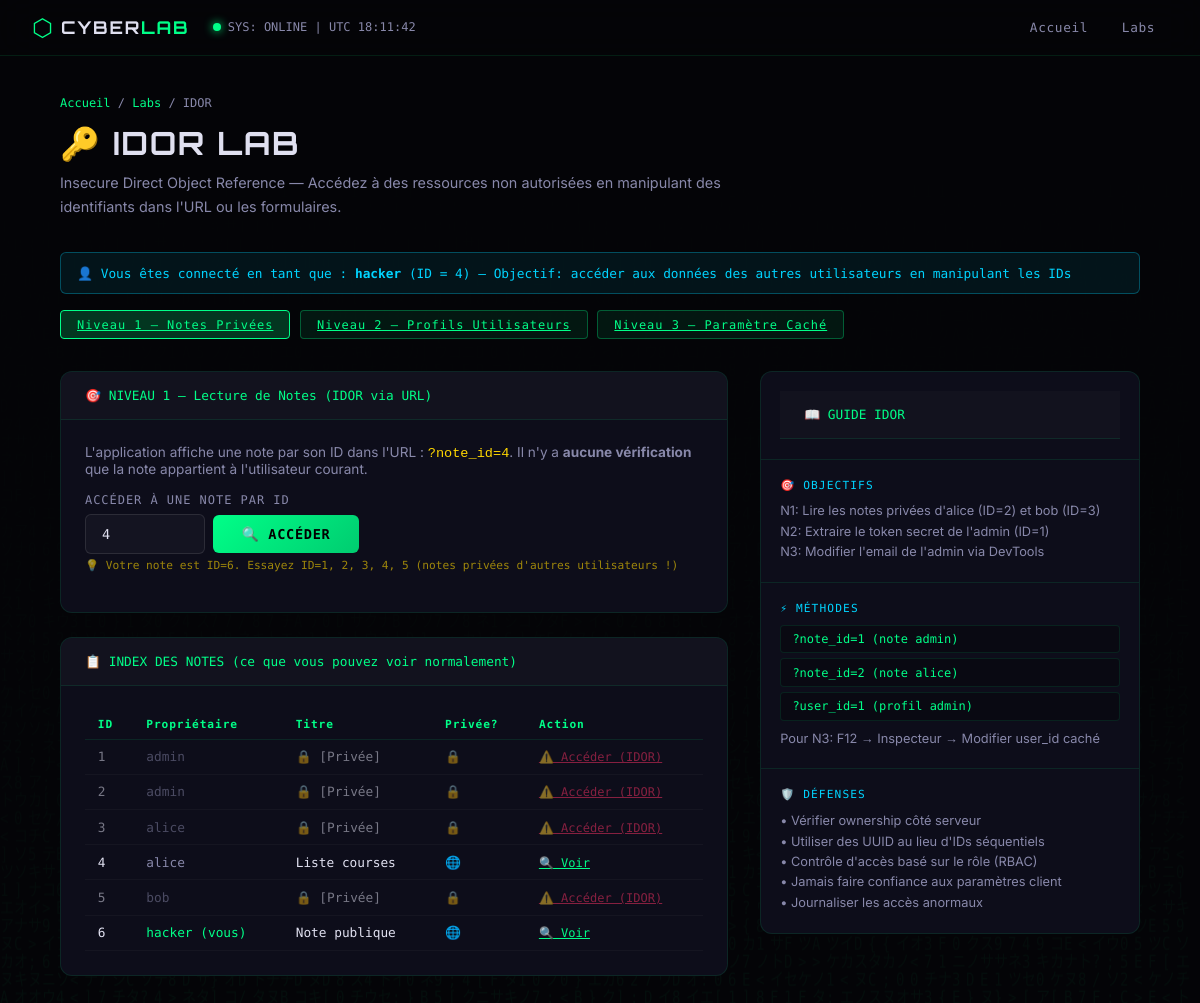
Screenshot of /labs/idor/index.php with the database file from the repository.
### tables this page shows
CREATE TABLE IF NOT EXISTS notes (
    id INT AUTO_INCREMENT PRIMARY KEY,
    user_id INT,
    title VARCHAR(200),
    content TEXT,
    is_private TINYINT(1) DEFAULT 1,
    created_at TIMESTAMP DEFAULT CURRENT_TIMESTAMP
);

CREATE TABLE IF NOT EXISTS users (
    id INT AUTO_INCREMENT PRIMARY KEY,
    username VARCHAR(50) NOT NULL,
    password VARCHAR(255) NOT NULL,
    email VARCHAR(100),
    role VARCHAR(20) DEFAULT 'user',
    secret_token VARCHAR(100),
    created_at TIMESTAMP DEFAULT CURRENT_TIMESTAMP
);

### labs/idor/index.php (the view, shortened to what this page needs)
<?php
$level = $_GET['level'] ?? '1';
$current_user_id = 4;
$db2 = getVulnDB();
$all_notes = $db2->query("SELECT n.id, n.user_id, n.title, n.is_private, u.username FROM notes n JOIN users u ON n.user_id = u.id ORDER BY n.id");
?>
<!DOCTYPE html>
<html lang="fr">
<head>
    <link rel="stylesheet" href="/KaliTest/assets/css/style.css">
</head>
<body>
    <nav class="navbar">
        <div class="nav-brand">
            <div class="brand-icon">⬡</div>
            <span class="brand-name">CYBER<span class="accent">LAB</span></span>
        </div>
        <div class="nav-status" style="margin-right:auto">
            <div class="status-dot"></div>
            <span class="status-text" id="nav-time"></span>
        </div>
        <div class="nav-links">
            <a href="/KaliTest/" class="nav-link">Accueil</a>
            <a href="/KaliTest/labs/" class="nav-link">Labs</a>
        </div>
    </nav>
    <div class="page-wrapper">
        <div class="page-header">
            <p class="page-breadcrumb"><a href="/KaliTest/">Accueil</a> / <a href="/KaliTest/labs/">Labs</a> / IDOR</p>
            <h1 class="page-title">🔑 IDOR LAB</h1>
            <p class="page-desc">Insecure Direct Object Reference — Accédez à des ressources non autorisées en manipulant des identifiants dans l'URL ou les formulaires.</p>
        </div>
        <div style="margin-bottom:1rem" class="alert alert-info">
            👤 Vous êtes connecté en tant que : <strong>hacker</strong> (ID = <?= $current_user_id ?>) —
            Objectif: accéder aux données des autres utilisateurs en manipulant les IDs
        </div>
        <div style="display:flex; gap:.6rem; margin-bottom:2rem; flex-wrap:wrap">
            <a href="?level=1" class="lab-btn" style="<?= $level=='1'?'background:rgba(0,255,136,.2); border-color:var(--neon-green)':'' ?>">Niveau 1 — Notes Privées</a>
            <a href="?level=2" class="lab-btn" style="<?= $level=='2'?'background:rgba(0,255,136,.2); border-color:var(--neon-green)':'' ?>">Niveau 2 — Profils Utilisateurs</a>
            <a href="?level=3" class="lab-btn" style="<?= $level=='3'?'background:rgba(0,255,136,.2); border-color:var(--neon-green)':'' ?>">Niveau 3 — Paramètre Caché</a>
        </div>
        <div class="lab-content">
            <div>
                <?php if ($level == '1'): ?>
                <div class="lab-panel" style="margin-bottom:1.5rem">
                    <div class="panel-header">🎯 NIVEAU 1 — Lecture de Notes (IDOR via URL)</div>
                    <div class="panel-body">
                        <p style="font-size:.85rem; color:var(--text-secondary); margin-bottom:1rem">
                            L'application affiche une note par son ID dans l'URL : <code style="color:var(--neon-yellow)">?note_id=4</code>.
                            Il n'y a <strong>aucune vérification</strong> que la note appartient à l'utilisateur courant.
                        </p>
                        <div style="margin-bottom:1rem">
                            <label class="form-label">ACCÉDER À UNE NOTE PAR ID</label>
                            <div style="display:flex; gap:.5rem; align-items:center">
                                <input type="number" id="note-id-input" class="form-input" value="4" min="1" max="6" style="max-width:120px">
                                <button class="btn-submit" onclick="window.location='?level=1&note_id='+document.getElementById('note-id-input').value">
                                    🔍 ACCÉDER
                                </button>
                            </div>
                            <p class="form-hint">💡 Votre note est ID=6. Essayez ID=1, 2, 3, 4, 5 (notes privées d'autres utilisateurs !)</p>
                        </div>
                    </div>
                </div>
                <div class="lab-panel">
                    <div class="panel-header">📋 INDEX DES NOTES (ce que vous pouvez voir normalement)</div>
                    <div class="panel-body">
                        <table class="data-table">
                            <tr><th>ID</th><th>Propriétaire</th><th>Titre</th><th>Privée?</th><th>Action</th></tr>
                            <?php
                            $all_notes->data_seek(0);
                            while ($note = $all_notes->fetch_assoc()):
                                $is_mine = $note['user_id'] == $current_user_id;
                                $is_private = $note['is_private'];
                            ?>
                            <tr style="<?= ($is_private && !$is_mine) ? 'opacity:.5' : '' ?>">
                                <td><?= $note['id'] ?></td>
                                <td style="color:<?= $is_mine ? 'var(--neon-green)' : 'var(--text-secondary)' ?>"><?= htmlspecialchars($note['username']) ?> <?= $is_mine ? '(vous)' : '' ?></td>
                                <td><?= $is_private && !$is_mine ? '🔒 [Privée]' : htmlspecialchars($note['title']) ?></td>
                                <td><?= $is_private ? '🔒' : '🌐' ?></td>
                                <td>
                                    <a href="?level=1&note_id=<?= $note['id'] ?>"
                                       style="font-family:var(--font-mono); font-size:.75rem; color:<?= $is_private && !$is_mine ? 'var(--neon-red)' : 'var(--neon-green)' ?>">
                                        <?= $is_private && !$is_mine ? '⚠️ Accéder (IDOR)' : '🔍 Voir' ?>
                                    </a>
                                </td>
                            </tr>
                            <?php endwhile; ?>
                        </table>
                    </div>
                </div>
                <?php endif; ?>
            </div>
            <div class="hint-panel">
                <div class="hint-section">
                    <div class="panel-header">📖 GUIDE IDOR</div>
                </div>
                <div class="hint-section">
                    <p class="hint-title">🎯 OBJECTIFS</p>
                    <p class="hint-text">
                        N1: Lire les notes privées d'alice (ID=2) et bob (ID=3)<br>
                        N2: Extraire le token secret de l'admin (ID=1)<br>
                        N3: Modifier l'email de l'admin via DevTools
                    </p>
                </div>
                <div class="hint-section">
                    <p class="hint-title">⚡ MÉTHODES</p>
                    <code class="hint-code">?note_id=1 (note admin)</code>
                    <code class="hint-code">?note_id=2 (note alice)</code>
                    <code class="hint-code">?user_id=1 (profil admin)</code>
                    <p class="hint-text" style="margin-top:.5rem">Pour N3: F12 → Inspecteur → Modifier user_id caché</p>
                </div>
                <div class="hint-section">
                    <p class="hint-title">🛡️ DÉFENSES</p>
                    <p class="hint-text">
                        • Vérifier ownership côté serveur<br>
                        • Utiliser des UUID au lieu d'IDs séquentiels<br>
                        • Contrôle d'accès basé sur le rôle (RBAC)<br>
                        • Jamais faire confiance aux paramètres client<br>
                        • Journaliser les accès anormaux
                    </p>
                </div>
            </div>
        </div>
    </div>
</body>
</html>

### rows the page displays
notes: id "1", user.username "admin", is_private "🔒 [Privée]"
notes: id "2", user.username "admin", is_private "🔒 [Privée]"
notes: id "3", user.username "alice", is_private "🔒 [Privée]"
notes: id "4", user.username "alice", title "Liste courses", is_private "🔍 Voir"
notes: id "5", user.username "bob", is_private "🔒 [Privée]"
notes: id "6", user.username "hacker", shows "(vous)", title "Note publique", is_private "🔍 Voir"

### other values shown
$current_user_id "4"
